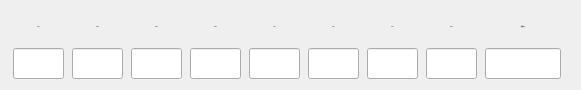
    <widget class="QWidget" name="layoutWidget">
     <property name="geometry">
      <rect>
       <x>11</x>
       <y>200</y>
       <width>581</width>
       <height>72</height>
      </rect>
     </property>
     <layout class="QHBoxLayout" name="horizontalLayout">
      <item>
       <layout class="QVBoxLayout" name="verticalLayout">
        <item>
         <widget class="QLabel" name="label_7">
          <property name="minimumSize">
           <size>
            <width>51</width>
            <height>31</height>
           </size>
          </property>
          <property name="maximumSize">
           <size>
            <width>51</width>
            <height>31</height>
           </size>
          </property>
          <property name="font">
           <font>
            <family>黑体</family>
            <pointsize>-1</pointsize>
           </font>
          </property>
          <property name="text">
           <string>63Hz</string>
          </property>
          <property name="alignment">
           <set>Qt::AlignCenter</set>
          </property>
         </widget>
        </item>
        <item>
         <widget class="QLineEdit" name="lineEdit_63">
          <property name="minimumSize">
           <size>
            <width>51</width>
            <height>31</height>
           </size>
          </property>
          <property name="maximumSize">
           <size>
            <width>51</width>
            <height>31</height>
           </size>
          </property>
          <property name="font">
           <font>
            <family>黑体</family>
            <pointsize>-1</pointsize>
           </font>
          </property>
          <property name="alignment">
           <set>Qt::AlignCenter</set>
          </property>
          <property name="readOnly">
           <bool>false</bool>
          </property>
         </widget>
        </item>
       </layout>
      </item>
      <item>
       <layout class="QVBoxLayout" name="verticalLayout_2">
        <item>
         <widget class="QLabel" name="label_8">
          <property name="minimumSize">
           <size>
            <width>51</width>
            <height>31</height>
           </size>
          </property>
          <property name="maximumSize">
           <size>
            <width>51</width>
            <height>31</height>
           </size>
          </property>
          <property name="font">
           <font>
            <family>黑体</family>
            <pointsize>-1</pointsize>
           </font>
          </property>
          <property name="text">
           <string>125Hz</string>
          </property>
          <property name="alignment">
           <set>Qt::AlignCenter</set>
          </property>
         </widget>
        </item>
        <item>
         <widget class="QLineEdit" name="lineEdit_125">
          <property name="minimumSize">
           <size>
            <width>51</width>
            <height>31</height>
           </size>
          </property>
          <property name="maximumSize">
           <size>
            <width>51</width>
            <height>31</height>
           </size>
          </property>
          <property name="font">
           <font>
            <family>黑体</family>
            <pointsize>-1</pointsize>
           </font>
          </property>
          <property name="alignment">
           <set>Qt::AlignCenter</set>
          </property>
          <property name="readOnly">
           <bool>false</bool>
          </property>
         </widget>
        </item>
       </layout>
      </item>
      <item>
       <layout class="QVBoxLayout" name="verticalLayout_3">
        <item>
         <widget class="QLabel" name="label_9">
          <property name="minimumSize">
           <size>
            <width>51</width>
            <height>31</height>
           </size>
          </property>
          <property name="maximumSize">
           <size>
            <width>51</width>
            <height>31</height>
           </size>
          </property>
          <property name="font">
           <font>
            <family>黑体</family>
            <pointsize>-1</pointsize>
           </font>
          </property>
          <property name="text">
           <string>250Hz</string>
          </property>
          <property name="alignment">
           <set>Qt::AlignCenter</set>
          </property>
         </widget>
        </item>
        <item>
         <widget class="QLineEdit" name="lineEdit_250">
          <property name="minimumSize">
           <size>
            <width>51</width>
            <height>31</height>
           </size>
          </property>
          <property name="maximumSize">
           <size>
            <width>51</width>
            <height>31</height>
           </size>
          </property>
          <property name="font">
           <font>
            <family>黑体</family>
            <pointsize>-1</pointsize>
           </font>
          </property>
          <property name="alignment">
           <set>Qt::AlignCenter</set>
          </property>
          <property name="readOnly">
           <bool>false</bool>
          </property>
         </widget>
        </item>
       </layout>
      </item>
      <item>
       <layout class="QVBoxLayout" name="verticalLayout_4">
        <item>
         <widget class="QLabel" name="label_10">
          <property name="minimumSize">
           <size>
            <width>51</width>
            <height>31</height>
           </size>
          </property>
          <property name="maximumSize">
           <size>
            <width>51</width>
            <height>31</height>
           </size>
          </property>
          <property name="font">
           <font>
            <family>黑体</family>
            <pointsize>-1</pointsize>
           </font>
          </property>
          <property name="text">
           <string>500Hz</string>
          </property>
          <property name="alignment">
           <set>Qt::AlignCenter</set>
          </property>
         </widget>
        </item>
        <item>
         <widget class="QLineEdit" name="lineEdit_500">
          <property name="minimumSize">
           <size>
            <width>51</width>
            <height>31</height>
           </size>
          </property>
          <property name="maximumSize">
           <size>
            <width>51</width>
            <height>31</height>
           </size>
          </property>
          <property name="font">
           <font>
            <family>黑体</family>
            <pointsize>-1</pointsize>
           </font>
          </property>
          <property name="alignment">
           <set>Qt::AlignCenter</set>
          </property>
          <property name="readOnly">
           <bool>false</bool>
          </property>
         </widget>
        </item>
       </layout>
      </item>
      <item>
       <layout class="QVBoxLayout" name="verticalLayout_5">
        <item>
         <widget class="QLabel" name="label_11">
          <property name="minimumSize">
           <size>
            <width>51</width>
            <height>31</height>
           </size>
          </property>
          <property name="maximumSize">
           <size>
            <width>51</width>
            <height>31</height>
           </size>
          </property>
          <property name="font">
           <font>
            <family>黑体</family>
            <pointsize>-1</pointsize>
           </font>
          </property>
          <property name="text">
           <string>1kHz</string>
          </property>
          <property name="alignment">
           <set>Qt::AlignCenter</set>
          </property>
         </widget>
        </item>
        <item>
         <widget class="QLineEdit" name="lineEdit_1k">
          <property name="minimumSize">
           <size>
            <width>51</width>
            <height>31</height>
           </size>
          </property>
          <property name="maximumSize">
           <size>
            <width>51</width>
            <height>31</height>
           </size>
          </property>
          <property name="font">
           <font>
            <family>黑体</family>
            <pointsize>-1</pointsize>
           </font>
          </property>
          <property name="alignment">
           <set>Qt::AlignCenter</set>
          </property>
          <property name="readOnly">
           <bool>false</bool>
          </property>
         </widget>
        </item>
       </layout>
      </item>
      <item>
       <layout class="QVBoxLayout" name="verticalLayout_6">
        <property name="spacing">
         <number>6</number>
        </property>
        <item>
         <widget class="QLabel" name="label_12">
          <property name="minimumSize">
           <size>
            <width>51</width>
            <height>31</height>
           </size>
          </property>
          <property name="maximumSize">
           <size>
            <width>51</width>
            <height>31</height>
           </size>
          </property>
          <property name="font">
           <font>
            <family>黑体</family>
            <pointsize>-1</pointsize>
           </font>
          </property>
          <property name="text">
           <string>2kHz</string>
          </property>
          <property name="alignment">
           <set>Qt::AlignCenter</set>
          </property>
         </widget>
        </item>
        <item>
         <widget class="QLineEdit" name="lineEdit_2k">
          <property name="minimumSize">
           <size>
            <width>51</width>
            <height>31</height>
           </size>
          </property>
          <property name="maximumSize">
           <size>
            <width>51</width>
            <height>31</height>
           </size>
          </property>
          <property name="font">
           <font>
            <family>黑体</family>
            <pointsize>-1</pointsize>
           </font>
          </property>
          <property name="alignment">
           <set>Qt::AlignCenter</set>
          </property>
          <property name="readOnly">
           <bool>false</bool>
          </property>
         </widget>
        </item>
       </layout>
      </item>
      <item>
       <layout class="QVBoxLayout" name="verticalLayout_7">
        <item>
         <widget class="QLabel" name="label_">
          <property name="minimumSize">
           <size>
            <width>51</width>
            <height>31</height>
           </size>
          </property>
          <property name="maximumSize">
           <size>
            <width>51</width>
            <height>31</height>
           </size>
          </property>
          <property name="font">
           <font>
            <family>黑体</family>
            <pointsize>-1</pointsize>
           </font>
          </property>
          <property name="text">
           <string>4kHz</string>
          </property>
          <property name="alignment">
           <set>Qt::AlignCenter</set>
          </property>
         </widget>
        </item>
        <item>
         <widget class="QLineEdit" name="lineEdit_4k">
          <property name="minimumSize">
           <size>
            <width>51</width>
            <height>31</height>
           </size>
          </property>
          <property name="maximumSize">
           <size>
            <width>51</width>
            <height>31</height>
           </size>
          </property>
          <property name="font">
           <font>
            <family>黑体</family>
            <pointsize>-1</pointsize>
           </font>
          </property>
          <property name="alignment">
           <set>Qt::AlignCenter</set>
          </property>
          <property name="readOnly">
           <bool>false</bool>
          </property>
         </widget>
        </item>
       </layout>
      </item>
      <item>
       <layout class="QVBoxLayout" name="verticalLayout_8">
        <item>
         <widget class="QLabel" name="label_14">
          <property name="minimumSize">
           <size>
            <width>51</width>
            <height>31</height>
           </size>
          </property>
          <property name="maximumSize">
           <size>
            <width>51</width>
            <height>31</height>
           </size>
          </property>
          <property name="font">
           <font>
            <family>黑体</family>
            <pointsize>-1</pointsize>
           </font>
          </property>
          <property name="text">
           <string>8kHz</string>
          </property>
          <property name="alignment">
           <set>Qt::AlignCenter</set>
          </property>
         </widget>
        </item>
        <item>
         <widget class="QLineEdit" name="lineEdit_8k">
          <property name="minimumSize">
           <size>
            <width>51</width>
            <height>31</height>
           </size>
          </property>
          <property name="maximumSize">
           <size>
            <width>51</width>
            <height>31</height>
           </size>
          </property>
          <property name="font">
           <font>
            <family>黑体</family>
            <pointsize>-1</pointsize>
           </font>
          </property>
          <property name="alignment">
           <set>Qt::AlignCenter</set>
          </property>
          <property name="readOnly">
           <bool>false</bool>
          </property>
         </widget>
        </item>
       </layout>
      </item>
      <item>
       <layout class="QVBoxLayout" name="verticalLayout_9">
        <item>
         <widget class="QLabel" name="label_23">
          <property name="minimumSize">
           <size>
            <width>76</width>
            <height>31</height>
           </size>
          </property>
          <property name="maximumSize">
           <size>
            <width>51</width>
            <height>31</height>
           </size>
          </property>
          <property name="font">
           <font>
            <family>黑体</family>
            <pointsize>-1</pointsize>
           </font>
          </property>
          <property name="text">
           <string>总值dB(A)</string>
          </property>
          <property name="alignment">
           <set>Qt::AlignCenter</set>
          </property>
         </widget>
        </item>
        <item>
         <widget class="QLineEdit" name="lineEdit_total">
          <property name="minimumSize">
           <size>
            <width>76</width>
            <height>31</height>
           </size>
          </property>
          <property name="maximumSize">
           <size>
            <width>51</width>
            <height>31</height>
           </size>
          </property>
          <property name="font">
           <font>
            <family>黑体</family>
            <pointsize>-1</pointsize>
           </font>
          </property>
          <property name="alignment">
           <set>Qt::AlignCenter</set>
          </property>
          <property name="readOnly">
           <bool>true</bool>
          </property>
         </widget>
        </item>
       </layout>
      </item>
     </layout>
    </widget>
